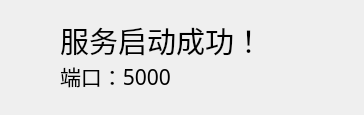
<?xml version="1.0" encoding="UTF-8"?>
<ui version="4.0">
 <class>UI</class>
 <widget class="QMainWindow" name="UI">
  <property name="geometry">
   <rect>
    <x>0</x>
    <y>0</y>
    <width>364</width>
    <height>115</height>
   </rect>
  </property>
  <property name="windowTitle">
   <string>中控后台系统V4.1</string>
  </property>
  <property name="windowIcon">
   <iconset>
    <normaloff>C:/Users/66964/.designer/backup/Data/Assets/logo.png</normaloff>C:/Users/66964/.designer/backup/Data/Assets/logo.png</iconset>
  </property>
  <widget class="QWidget" name="centralWidget">
   <widget class="QLabel" name="label">
    <property name="geometry">
     <rect>
      <x>60</x>
      <y>20</y>
      <width>251</width>
      <height>41</height>
     </rect>
    </property>
    <property name="font">
     <font>
      <family>Alef</family>
      <pointsize>22</pointsize>
     </font>
    </property>
    <property name="text">
     <string>服务启动成功！</string>
    </property>
   </widget>
   <widget class="QLabel" name="label_2">
    <property name="geometry">
     <rect>
      <x>60</x>
      <y>60</y>
      <width>161</width>
      <height>31</height>
     </rect>
    </property>
    <property name="font">
     <font>
      <family>黑体</family>
      <pointsize>16</pointsize>
     </font>
    </property>
    <property name="text">
     <string>端口：5000</string>
    </property>
   </widget>
  </widget>
 </widget>
 <resources/>
 <connections/>
</ui>
